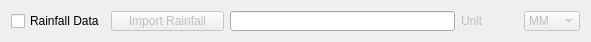
           <widget class="QWidget" name="horizontalLayoutWidget_2">
            <property name="geometry">
             <rect>
              <x>10</x>
              <y>220</y>
              <width>591</width>
              <height>31</height>
             </rect>
            </property>
            <layout class="QHBoxLayout" name="horizontalLayout_19">
             <item>
              <widget class="QCheckBox" name="checkBoxRainfall">
               <property name="text">
                <string>Rainfall Data</string>
               </property>
              </widget>
             </item>
             <item>
              <layout class="QHBoxLayout" name="horizontalLayout_13" stretch="2,4,1,1">
               <item>
                <widget class="QPushButton" name="btnRainfaallImport">
                 <property name="enabled">
                  <bool>false</bool>
                 </property>
                 <property name="sizePolicy">
                  <sizepolicy hsizetype="Minimum" vsizetype="Ignored">
                   <horstretch>0</horstretch>
                   <verstretch>0</verstretch>
                  </sizepolicy>
                 </property>
                 <property name="text">
                  <string>Import Rainfall</string>
                 </property>
                </widget>
               </item>
               <item>
                <widget class="QLineEdit" name="linerainfallFile">
                 <property name="sizePolicy">
                  <sizepolicy hsizetype="Expanding" vsizetype="Ignored">
                   <horstretch>0</horstretch>
                   <verstretch>0</verstretch>
                  </sizepolicy>
                 </property>
                </widget>
               </item>
               <item>
                <widget class="QLabel" name="label_6">
                 <property name="enabled">
                  <bool>false</bool>
                 </property>
                 <property name="text">
                  <string>Unit</string>
                 </property>
                </widget>
               </item>
               <item>
                <widget class="QComboBox" name="comboRainfallUnit">
                 <property name="enabled">
                  <bool>false</bool>
                 </property>
                 <property name="sizePolicy">
                  <sizepolicy hsizetype="Preferred" vsizetype="Ignored">
                   <horstretch>0</horstretch>
                   <verstretch>0</verstretch>
                  </sizepolicy>
                 </property>
                 <item>
                  <property name="text">
                   <string>MM</string>
                  </property>
                 </item>
                 <item>
                  <property name="text">
                   <string>IN</string>
                  </property>
                 </item>
                </widget>
               </item>
              </layout>
             </item>
            </layout>
           </widget>
